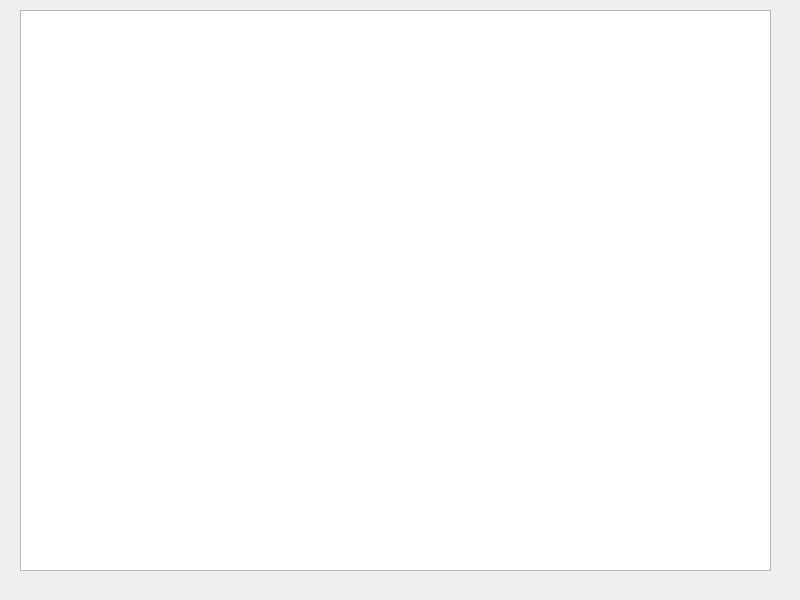
<?xml version="1.0" encoding="UTF-8"?>
<ui version="4.0">
 <class>MainWindow</class>
 <widget class="QMainWindow" name="MainWindow">
  <property name="geometry">
   <rect>
    <x>0</x>
    <y>0</y>
    <width>800</width>
    <height>600</height>
   </rect>
  </property>
  <property name="windowTitle">
   <string>MainWindow</string>
  </property>
  <widget class="QWidget" name="centralwidget">
   <widget class="QTableView" name="tableView">
    <property name="geometry">
     <rect>
      <x>20</x>
      <y>10</y>
      <width>751</width>
      <height>561</height>
     </rect>
    </property>
   </widget>
  </widget>
 </widget>
 <resources/>
 <connections/>
</ui>
